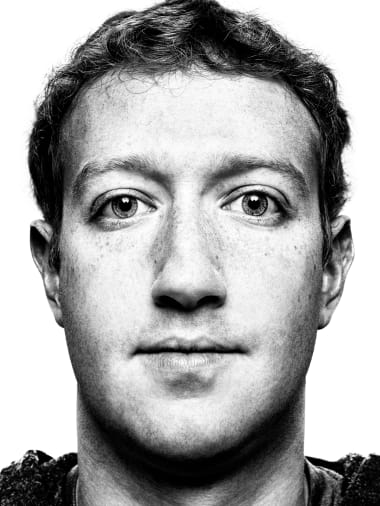
#> input picture test_images/test4.jpg, 380 x 506 px
$ python stampart.py
#> lines starting #> are read from the running program, lines starting #| are printed output that depends on the picture
import cv2 as cv
from mecode import G
from random import randint
from math import sin, cos

max_width = 200 # mm
max_height = 200 # mm
step_length = 1 # size of each pixel in mm
speed = 1000
import_imgfile = 'test_images/' + 'test4.jpg'
export_imgfile = 'test_images/' + 'test4save.jpg'
export_gcodefile = 'stampart.gcode'


### PROCESSING IMAGE
# read image
img = cv.imread(import_imgfile, cv.IMREAD_GRAYSCALE) # read as grayscale
#> img is the input picture: shape (506, 380); min 0, max 255, mean 167.1
if img is None:
     print("Check file path")

# resize image to fit in a4 dimensions
scale_percent = 100
margin = 10 # mm
if img.shape[0] > max_height/step_length:
    if scale_percent > int((max_height-margin*2) / step_length / img.shape[0] * 100):
        scale_percent = int((max_height-margin*2) / step_length / img.shape[0] * 100)
#> scale_percent = 35
if img.shape[1] > max_width/step_length:
    if scale_percent > int((max_width-margin*2) / step_length / img.shape[1] * 100):
        scale_percent = int((max_width-margin*2) / step_length / img.shape[1] * 100)

width = int(img.shape[1] * scale_percent / 100)
#> width = 133
height = int(img.shape[0] * scale_percent / 100)
#> height = 177
dim = (width, height)
#> dim = (133, 177)
resized = cv.resize(img, dim, interpolation = cv.INTER_AREA)
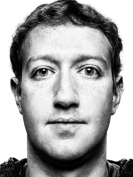
#> resized: shape (177, 133); min 0, max 255, mean 167.1

# change contrast and brightness to improve results
alpha = 1.2
beta = -40
contrast_resized = cv.convertScaleAbs(resized, alpha=alpha, beta=beta)
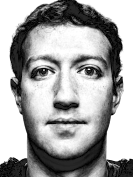
#> contrast_resized: shape (177, 133); min 0, max 255, mean 164

final_img = contrast_resized
cv.imwrite(export_imgfile, final_img)

# [6 lines of commented-out code are left out]


### ALPHABETS INTO GCODE STAMPS (couldn't be used because the g-code files are too big)
# [18 lines of commented-out code are left out]


### STARS INTO GCODE STAMPS
# this formula is wrong - it won't create a star for certain values of n
# https://math.fandom.com/wiki/Star_polygon
def star(n):
    sides = n
    angle = 2 * 360 / sides

    for n in range(sides):
        g.move(x=step_length*cos(-angle*n), y=step_length*sin(-angle*n))


### GENERATING GCODE
# functions for convenience
def penup():
    g.write("M8\n")
def pendown():
    g.write("M9\n")

# initialise
#> (the run stopped early here; a loop or call above may not have finished)

$ run again, with test_images/test1.jpg copied over test_images/test4.jpg
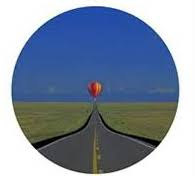
#> input picture test_images/test1.jpg, 195 x 176 px
#> `img = cv.imread(import_imgfile, cv.IMREAD_GRAYSCALE)`:
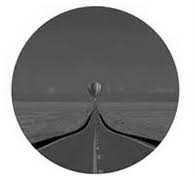
#> img: shape (176, 195); min 0, max 255, mean 142.8
#> `contrast_resized = cv.convertScaleAbs(resized, alpha=alpha, beta=beta)`:
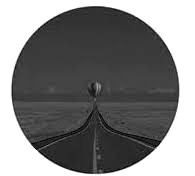
#> contrast_resized: shape (176, 195); min 0, max 255, mean 128.7

$ run again, with test_images/test2.jpg copied over test_images/test4.jpg
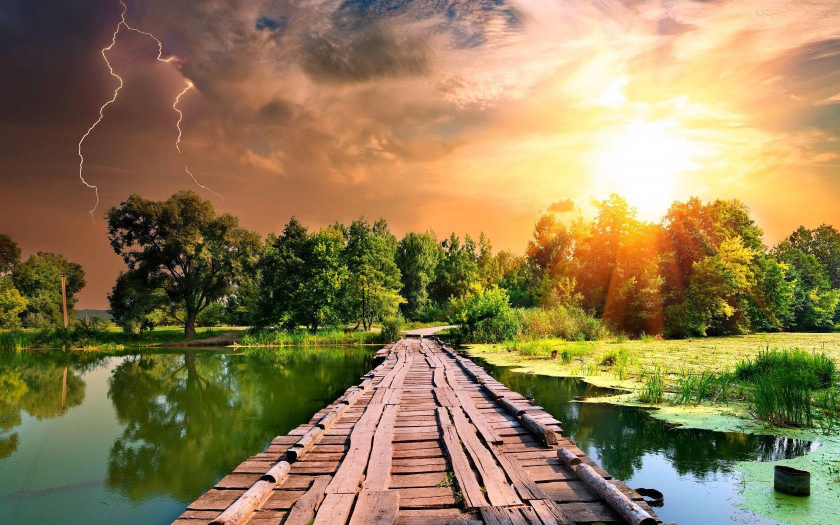
#> input picture test_images/test2.jpg, 1680 x 1050 px (shown at 1/2 size)
#> `resized = cv.resize(img, dim, interpolation = cv.INTER_AREA)`:
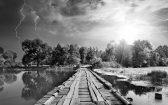
#> resized: shape (105, 168); min 1, max 255, mean 125.7
#> `contrast_resized = cv.convertScaleAbs(resized, alpha=alpha, beta=beta)`:
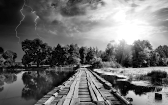
#> contrast_resized: shape (105, 168); min 0, max 255, mean 111.8
